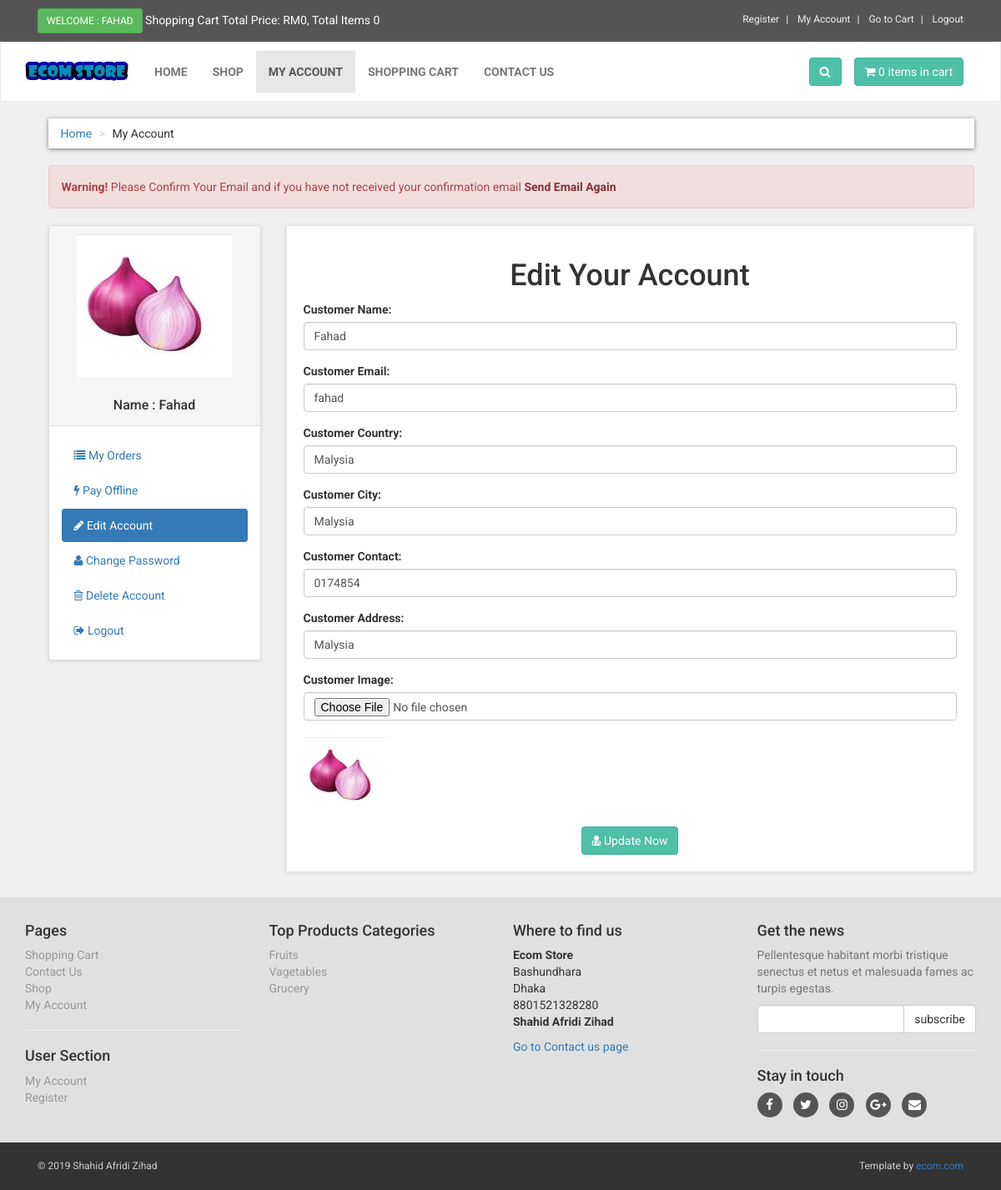
The page /customer/my_account.php?edit_account (signed in) on the database its author committed.
### tables this page shows
CREATE TABLE `customers` (
  `customer_id` int(10) NOT NULL,
  `customer_name` varchar(255) NOT NULL,
  `customer_email` varchar(255) NOT NULL,
  `customer_pass` varchar(255) NOT NULL,
  `customer_country` text NOT NULL,
  `customer_city` text NOT NULL,
  `customer_contact` varchar(255) NOT NULL,
  `customer_address` text NOT NULL,
  `customer_image` text NOT NULL,
  `customer_ip` varchar(255) NOT NULL,
  `customer_confirm_code` text NOT NULL
);

CREATE TABLE `product_categories` (
  `p_cat_id` int(10) NOT NULL,
  `p_cat_title` text NOT NULL,
  `p_cat_desc` text NOT NULL
);

### customer/edit_account.php (the view, shortened to what this page needs)
<?php
$customer_session = $_SESSION['customer_email'];
$get_customer = "select * from customers where customer_email='$customer_session'";
$run_customer = mysqli_query($con,$get_customer);
$row_customer = mysqli_fetch_array($run_customer);
$customer_name = $row_customer['customer_name'];
$customer_email = $row_customer['customer_email'];
$customer_country = $row_customer['customer_country'];
$customer_city = $row_customer['customer_city'];
$customer_contact = $row_customer['customer_contact'];
$customer_address = $row_customer['customer_address'];
$customer_image = $row_customer['customer_image'];
?>
<h1 align="center" > Edit Your Account </h1>
<form action="" method="post" enctype="multipart/form-data" >
<div class="form-group" >
<label> Customer Name: </label>
<input type="text" name="c_name" class="form-control" required value="<?php echo $customer_name; ?>">
</div>
<div class="form-group" >
<label> Customer Email: </label>
<input type="text" name="c_email" class="form-control" required value="<?php echo $customer_email; ?>">
</div>
<div class="form-group" >
<label> Customer Country: </label>
<input type="text" name="c_country" class="form-control" required value="<?php echo $customer_country; ?>">
</div>
<div class="form-group" >
<label> Customer City: </label>
<input type="text" name="c_city" class="form-control" required value="<?php echo $customer_city; ?>">
</div>
<div class="form-group" >
<label> Customer Contact: </label>
<input type="text" name="c_contact" class="form-control" required value="<?php echo $customer_contact; ?>">
</div>
<div class="form-group" >
<label> Customer Address: </label>
<input type="text" name="c_address" class="form-control" required value="<?php echo $customer_address; ?>">
</div>
<div class="form-group" >
<label> Customer Image: </label>
<input type="file" name="c_image" class="form-control" required ><br>
<img src="customer_images/<?php echo $customer_image; ?>" width="100" height="100" class="img-responsive" >
</div>
<div class="text-center" >
<button name="update" class="btn btn-primary" >
<i class="fa fa-user-md" ></i> Update Now
</button>
</div>
</form>

### customer/includes/sidebar.php
<div class="panel panel-default sidebar-menu">
<div class="panel-heading">
<?php
$customer_session = $_SESSION['customer_email'];
$get_customer = "select * from customers where customer_email='$customer_session'";
$run_customer = mysqli_query($con,$get_customer);
$row_customer = mysqli_fetch_array($run_customer);
$customer_image = $row_customer['customer_image'];
$customer_name = $row_customer['customer_name'];
if(!isset($_SESSION['customer_email'])){
}
else {
echo "
<center>
<img src='customer_images/$customer_image' class='img-responsive'>
</center>
<br>
<h3 align='center' class='panel-title'> Name : $customer_name </h3>
";
}
?>
</div>
<div class="panel-body">
<ul class="nav nav-pills nav-stacked">
<li class="<?php if(isset($_GET['my_orders'])){ echo "active"; } ?>">
<a href="my_account.php?my_orders"> <i class="fa fa-list"> </i> My Orders </a>
</li>
<li class="<?php if(isset($_GET['pay_offline'])){ echo "active"; } ?>">
<a href="my_account.php?pay_offline"> <i class="fa fa-bolt"></i> Pay Offline </a>
</li>
<li class="<?php if(isset($_GET['edit_account'])){ echo "active"; } ?>">
<a href="my_account.php?edit_account"> <i class="fa fa-pencil"></i> Edit Account </a>
</li>
<li class="<?php if(isset($_GET['change_pass'])){ echo "active"; } ?>">
<a href="my_account.php?change_pass"> <i class="fa fa-user"></i> Change Password </a>
</li>
<li class="<?php if(isset($_GET['delete_account'])){ echo "active"; } ?>">
<a href="my_account.php?delete_account"> <i class="fa fa-trash-o"></i> Delete Account </a>
</li>
<li>
<a href="logout.php"> <i class="fa fa-sign-out"></i> Logout </a>
</li>
</ul>
</div>
</div>

### customer/includes/footer.php (shortened to what this page needs)
<div id="footer">
<div class="container">
<div class="row" >
<div class="col-md-3 col-sm-6" >
<h4>Pages</h4>
<ul>
<li><a href="cart.php">Shopping Cart</a></li>
<li><a href="contact.php">Contact Us</a></li>
<li><a href="shop.php">Shop</a></li>
<li>
<?php
if(!isset($_SESSION['customer_email'])){
echo "<a href='checkout.php' >My Account</a>";
}
else{
echo "<a href='customer/my_account.php?my_orders'>My Account</a>";
}
?>
</li>
</ul>
<hr>
<h4>User Section</h4>
<ul>
<li>
<?php
if(!isset($_SESSION['customer_email'])){
echo "<a href='checkout.php' >Login</a>";
}
else{
echo "<a href='customer/my_account.php?my_orders'>My Account</a>";
}
?>
</li>
<li><a href="customer_register.php">Register</a></li>
</ul>
</div>
<div class="col-md-3 col-sm-6">
<h4> Top Products Categories </h4>
<ul>
<?php
$get_p_cats = "select * from product_categories";
$run_p_cats = mysqli_query($con,$get_p_cats);
while($row_p_cats = mysqli_fetch_array($run_p_cats)){
$p_cat_id = $row_p_cats['p_cat_id'];
$p_cat_title = $row_p_cats['p_cat_title'];
echo "<li> <a href='shop.php?p_cat=$p_cat_id'> $p_cat_title </a> </li>";
}
?>
</ul>
</div>
<div class="col-md-3 col-sm-6">
<h4>Where to find us</h4>
<p>
<strong>Ecom Store</strong>
<br>Bashundhara
<br>Dhaka
<br>8801521328280
<br>
<strong>Shahid Afridi Zihad</strong>
</p>
<a href="contact.php">Go to Contact us page</a>
</div>
<div class="col-md-3 col-sm-6">
<h4>Get the news</h4>
<p class="text-muted">
Pellentesque habitant morbi tristique senectus et netus et malesuada fames ac turpis egestas.
</p>
<form action="https://feedburner.google.com/fb/a/mailverify" method="post" target="popupwindow" onsubmit="window.open('https://feedburner.google.com/fb/a/mailverify?uri=computerfever', 'popupwindow', 'scrollbars=yes,width=550,height=520');return true">
<div class="input-group">
<input type="text" class="form-control" name="email">
<span class="input-group-btn">
<input type="submit" value="subscribe" class="btn btn-default">
</span>
</div>
</form>
<hr>
<h4> Stay in touch </h4>
<p class="social">
<a href="#"><i class="fa fa-facebook"></i></a>
<a href="#"><i class="fa fa-twitter"></i></a>
<a href="#"><i class="fa fa-instagram"></i></a>
<a href="#"><i class="fa fa-google-plus"></i></a>
<a href="#"><i class="fa fa-envelope"></i></a>
</p>
</div>
</div>
</div>
</div>
<div id="copyright">
<div class="container" >
<div class="col-md-6" >
<p class="pull-left"> &copy; 2019 Shahid Afridi Zihad </p>
</div>
<div class="col-md-6" >
<p class="pull-right" >
Template by <a href="http://www.ecom.com" >ecom.com</a>
</p>
</div>
</div>
</div>

### customer/styles/style.css (style rules this page uses)
body { font-family: "Roboto", Helvetica, Arial, sans-serif; font-size: 14px; line-height: 1.42857143; color: #333333; background-color: #f0f0f0; overflow-x: hidden; }
.btn-primary { color:rgb(255, 255, 255); background-color:rgb(79, 191, 168); border-color:rgb(65, 179, 156); }
#content .panel.sidebar-menu { box-sizing: border-box; box-shadow: 0 1px 5px rgba(0, 0, 0, 0.1); }
#content .panel.sidebar-menu h3 { padding: 5px 0; margin: 0; }
#footer { background: #e0e0e0; padding: 20px 0; }
#footer ul { padding-left: 0; list-style: none; }
#footer ul a { color:#999999; padding: 20px 0; }
#footer .social { text-align: left; }
#footer .social a { margin: 0 10px 0 0; color: #fff; display: inline-block; width: 30px; height: 30px; border-radius: 15px; line-height: 30px; font-size: 15px; text-align: center; transition: all 0.2s ease-out; vertical-align: bottom; background-color:#555555; }
#copyright { background:#333; color:#ccc; padding:20px 0; font-size:12px; }
#copyright p { margin: 0; }

### rows shown on the page
customers: customer_image (picture), customer_name "Fahad", c_name "Fahad", c_email "fahad", c_country "Malysia", c_city "Malysia", c_contact "0174854", c_address "Malysia"
product_categories: p_cat_title "Fruits"
product_categories: p_cat_title "Vagetables"
product_categories: p_cat_title "Grucery"

### other values the page prints
$_SESSION['customer_email'] "FAHAD"
$total "0"
$count_items "0 0"
